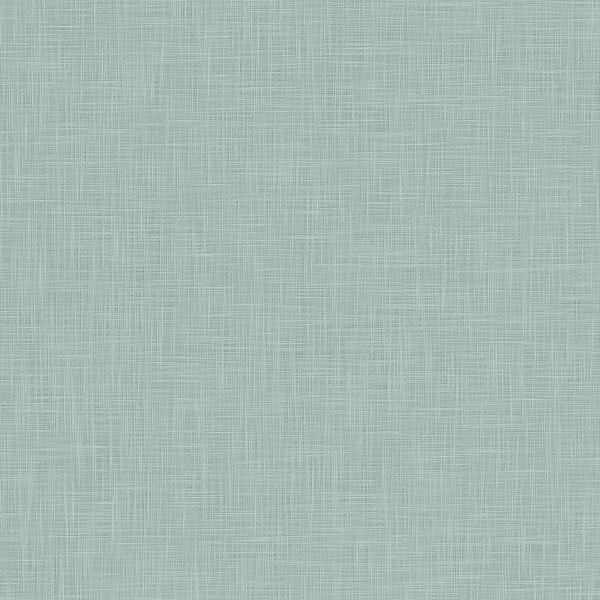
#> input picture samples/sage-linen/source.jpg, 1200 x 1200 px (shown at 1/2 size)
$ python -i bake-room-textures.py   (imports and definitions only)
#> lines starting #> are read from the running program, lines starting #| are printed output that depends on the picture; after the words box and inside, x2 and y2 are one past the last pixel; in counts of white or black regions, pixels touching at a corner belong together
#!/usr/bin/env python3
"""Bake source surface textures into Digital Loom's measured room planes."""

from __future__ import annotations

import argparse
from pathlib import Path

import numpy as np
from PIL import Image, ImageDraw


ROOM_SIZE = (1280, 832)
SUPERSAMPLE = 3

# These points mirror lib/ui/roomFrame.tsx's 1280 x 832 SVG architecture.
BACK_WALL = ((0.5, 0.5), (920.5, 0.5), (920.5, 554.5), (0.5, 662.5))
SIDE_WALL = ((920.5, 0.5), (1279.5, 0.5), (1279.5, 717.865), (920.5, 554.5))
FLOOR_MASK = (
    (920.5, 554.5),
    (0.5, 662.5),
    (0.5, 831.5),
    (1279.5, 831.5),
    (1279.5, 717.865),
)

# Projective map from normalized floor coordinates to the SVG plane. Pixels
# outside its base quadrilateral still inverse-map cleanly; wrapping those UVs
# is what fills the viewport-clipped five-sided floor without faking a second
# vanishing point at the room corner.
FLOOR_HOMOGRAPHY = np.asarray(
    (
        (1099.447653, 80.802732, 0.5),
        (0.097473, -0.136062, 662.5),
        (0.194946, -0.272124, 1.0),
    ),
    dtype=np.float64,
)


def perspective_coefficients(
    destination: tuple[tuple[float, float], ...],
    source_size: tuple[int, int],
) -> tuple[float, ...]:
    """Return Pillow's output-to-input perspective coefficients."""

    source_width, source_height = source_size
    source = (
        (0.0, 0.0),
        (float(source_width - 1), 0.0),
        (float(source_width - 1), float(source_height - 1)),
        (0.0, float(source_height - 1)),
    )
    rows: list[list[float]] = []
    values: list[float] = []
    for (x, y), (u, v) in zip(destination, source, strict=True):
        rows.append([x, y, 1.0, 0.0, 0.0, 0.0, -u * x, -u * y])
        rows.append([0.0, 0.0, 0.0, x, y, 1.0, -v * x, -v * y])
        values.extend((u, v))
    return tuple(np.linalg.solve(np.asarray(rows), np.asarray(values)).tolist())


def polygon_mask(
    points: tuple[tuple[float, float], ...],
    size: tuple[int, int],
    scale: int,
) -> Image.Image:
    mask = Image.new("L", (size[0] * scale, size[1] * scale), 0)
    draw = ImageDraw.Draw(mask)
    draw.polygon([(x * scale, y * scale) for x, y in points], fill=255)
    return mask


def warp_to_quad(
    source: Image.Image,
    quad: tuple[tuple[float, float], ...],
    size: tuple[int, int] = ROOM_SIZE,
    scale: int = SUPERSAMPLE,
) -> Image.Image:
    scaled_quad = tuple((x * scale, y * scale) for x, y in quad)
    coefficients = perspective_coefficients(scaled_quad, source.size)
    warped = source.convert("RGBA").transform(
        (size[0] * scale, size[1] * scale),
        Image.Transform.PERSPECTIVE,
        coefficients,
        resample=Image.Resampling.BICUBIC,
        fillcolor=(0, 0, 0, 0),
    )
    alpha = polygon_mask(quad, size, scale)
    if warped.getchannel("A").getextrema() != (255, 255):
        alpha_array = np.asarray(alpha, dtype=np.uint16)
        source_alpha = np.asarray(warped.getchannel("A"), dtype=np.uint16)
        alpha = Image.fromarray(((alpha_array * source_alpha) // 255).astype(np.uint8))
    warped.putalpha(alpha)
    return warped.resize(size, Image.Resampling.LANCZOS)


def make_seamless(source: Image.Image, seam: int = 16) -> Image.Image:
    """Crossfade opposing edges without flattening the source's straight alpha."""
#> called with seam = 16

    pixels = np.asarray(source.convert("RGBA"), dtype=np.float32).copy()
    seam_x = min(seam, max(1, source.width // 4))
#> seam_x = 16
    seam_y = min(seam, max(1, source.height // 4))
#> seam_y = 16
    for distance in range(seam_x):
        weight = 1.0 - distance / seam_x
        opposite = pixels[:, -(distance + 1)].copy()
        average = (pixels[:, distance] + opposite) * 0.5
        pixels[:, distance] = pixels[:, distance] * (1.0 - weight) + average * weight
        pixels[:, -(distance + 1)] = opposite * (1.0 - weight) + average * weight
    for distance in range(seam_y):
        weight = 1.0 - distance / seam_y
        opposite = pixels[-(distance + 1), :].copy()
        average = (pixels[distance, :] + opposite) * 0.5
        pixels[distance, :] = pixels[distance, :] * (1.0 - weight) + average * weight
        pixels[-(distance + 1), :] = opposite * (1.0 - weight) + average * weight
    return Image.fromarray(np.clip(pixels, 0, 255).astype(np.uint8), "RGBA")


def repeat_crop(source: Image.Image, start: int, width: int) -> Image.Image:
    pixels = np.asarray(source.convert("RGBA"))
    columns = (np.arange(start, start + width) % source.width).astype(np.intp)
    return Image.fromarray(pixels[:, columns], "RGBA")


# [31 lines left out: function bilinear_repeat, not called in this run]


def bake_walls(source_path: Path, output_path: Path) -> None:
    source = make_seamless(Image.open(source_path))
    back_width = round(source.width * 1.15)
#> back_width = 1380
    side_width = round(source.width * 0.42)
#> side_width = 504
    back_source = repeat_crop(source, 0, back_width)
#> in repeat_crop, `return Image.fromarray(pixels[:, columns], "RGBA")`:
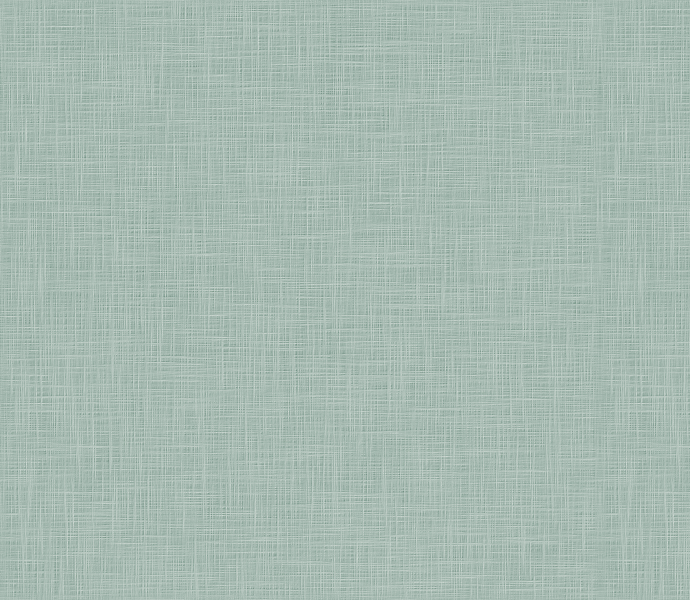
#> returned value: PIL image 1380x1200 RGBA (shown at 1/2 size); mean R, G, B, A 167.2, 186.7, 178, 255
    side_source = repeat_crop(source, back_width, side_width)
#> call 2 of repeat_crop, with start = 1380, width = 504
#> in repeat_crop (call 2), `return Image.fromarray(pixels[:, columns], "RGBA")`:
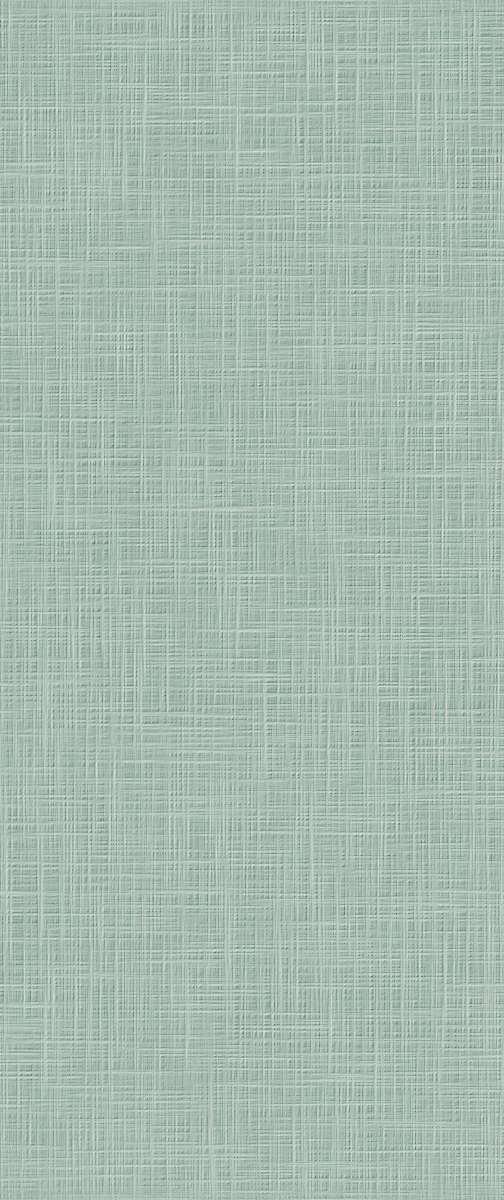
#> returned value: PIL image 504x1200 RGBA; mean R, G, B, A 167.2, 186.8, 178, 255
    back = warp_to_quad(back_source, BACK_WALL)
#> in warp_to_quad, `warped = source.convert("RGBA").transform( (size[0] * scale, size[1] *..`:
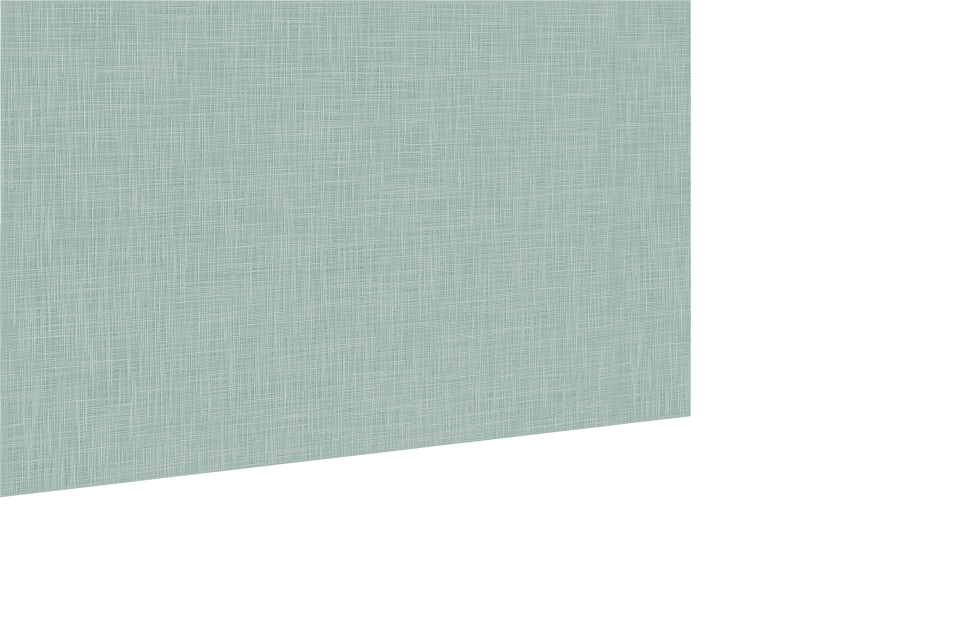
#> warped: PIL image 3840x2496 RGBA (shown at 1/4 size); mean R, G, B, A 87.7, 98, 93.4, 134.2; transparent parts drawn white
#> in polygon_mask, `mask = Image.new("L", (size[0] * scale, size[1] * scale), 0)`: mask: PIL image 3840x2496 L; every value is 0
#> in warp_to_quad, `alpha = polygon_mask(quad, size, scale)`:
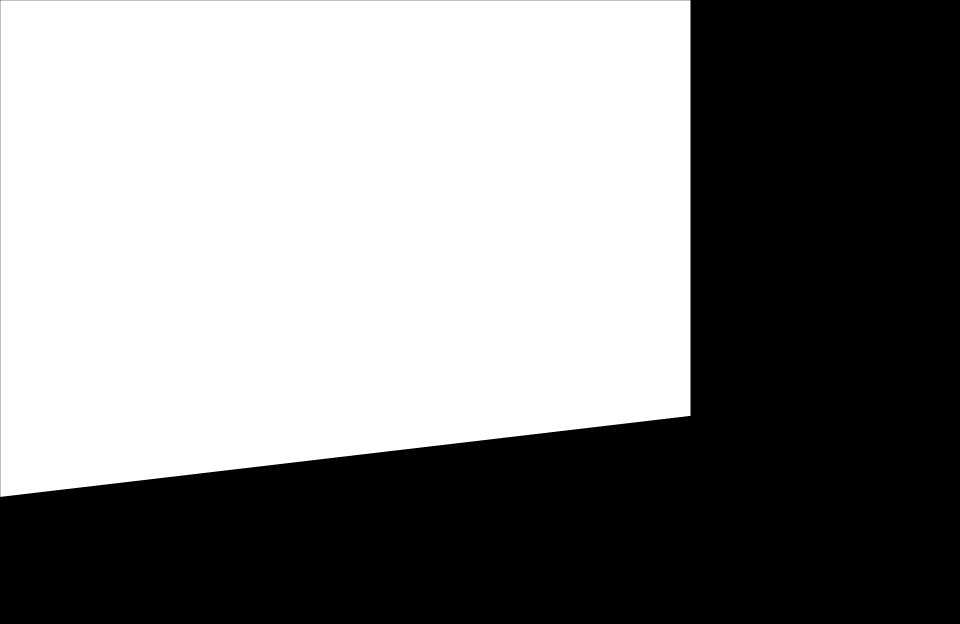
#> alpha: PIL image 3840x2496 L (shown at 1/4 size); 52.6% white; 1 black region, box (x1, y1, x2, y2) and area: (0, 0, 3840, 2496) 4547033
#> in warp_to_quad, `source_alpha = np.asarray(warped.getchannel("A"), dtype=np.uint16)`: source_alpha: shape (2496, 3840) uint16; 52.6% white; 1 black region, box (x1, y1, x2, y2) and area: (0, 0, 3840, 2496) 4542222
#> in warp_to_quad, `alpha = Image.fromarray(((alpha_array * source_alpha) // 255).astype(n..`: alpha: PIL image 3840x2496 L; 52.5% white; 1 black region, box (x1, y1, x2, y2) and area: (0, 0, 3840, 2496) 4547924
    side = warp_to_quad(side_source, SIDE_WALL)
#> call 2 of warp_to_quad, with size = (1280, 832), scale = 3
#> in warp_to_quad (call 2), `warped = source.convert("RGBA").transform( (size[0] * scale, size[1] *..`:
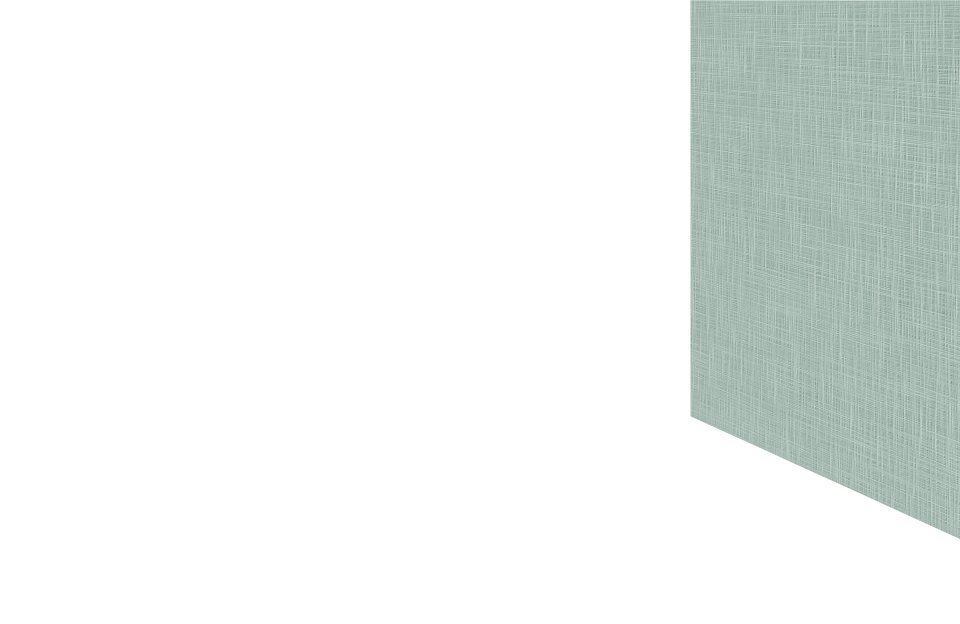
#> warped: PIL image 3840x2496 RGBA (shown at 1/4 size); mean R, G, B, A 35.8, 40, 38.1, 54.8; transparent parts drawn white
#> in warp_to_quad (call 2), `alpha = polygon_mask(quad, size, scale)`:
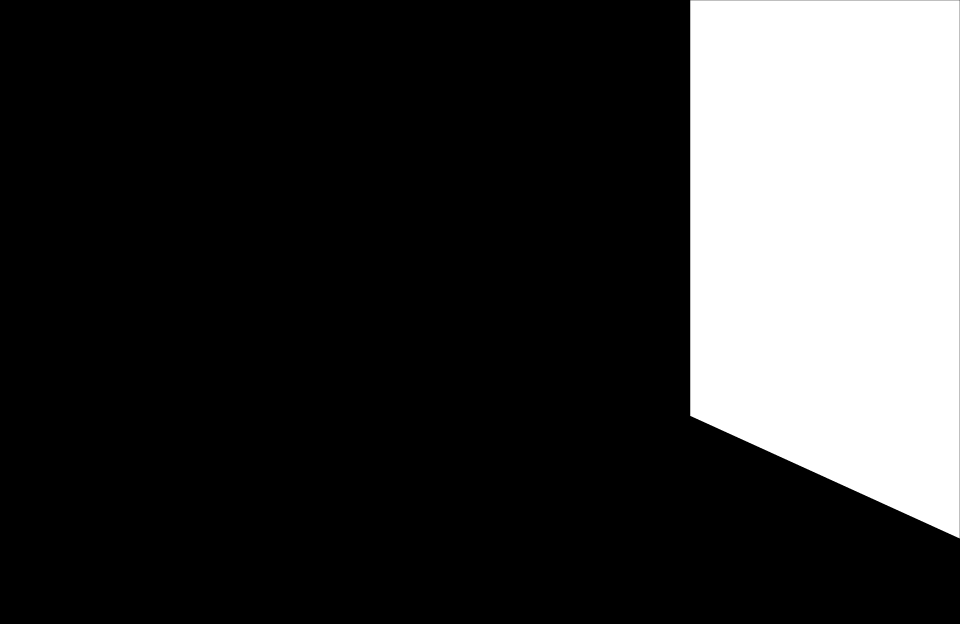
#> alpha: PIL image 3840x2496 L (shown at 1/4 size); 21.5% white; 1 white region, box (x1, y1, x2, y2) and area: (2761, 1, 3839, 2154) 2056530
#> in warp_to_quad (call 2), `source_alpha = np.asarray(warped.getchannel("A"), dtype=np.uint16)`: source_alpha: shape (2496, 3840) uint16; 21.5% white; 1 white region, box (x1, y1, x2, y2) and area: (2762, 1, 3840, 2156) 2058541
#> in warp_to_quad (call 2), `alpha = Image.fromarray(((alpha_array * source_alpha) // 255).astype(n..`: alpha: PIL image 3840x2496 L; 21.4% white; 1 white region, box (x1, y1, x2, y2) and area: (2762, 1, 3839, 2154) 2054867
    output = Image.alpha_composite(side, back)
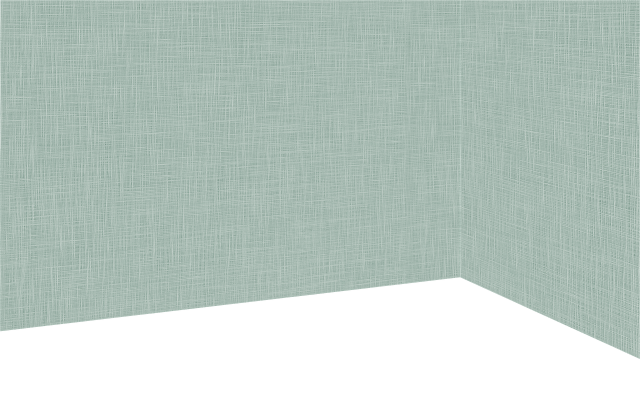
#> output: PIL image 1280x832 RGBA (shown at 1/2 size); mean R, G, B, A 123.9, 138.4, 131.9, 188.7; transparent parts drawn white
    output.save(output_path, format="PNG", optimize=True)


# [53 lines left out: functions bake_floor, parse_args, main, not called in this run]


# [2 lines not run here, left out]

>>> result = bake_walls('../samples/sage-linen/source.jpg', 'out.png')
